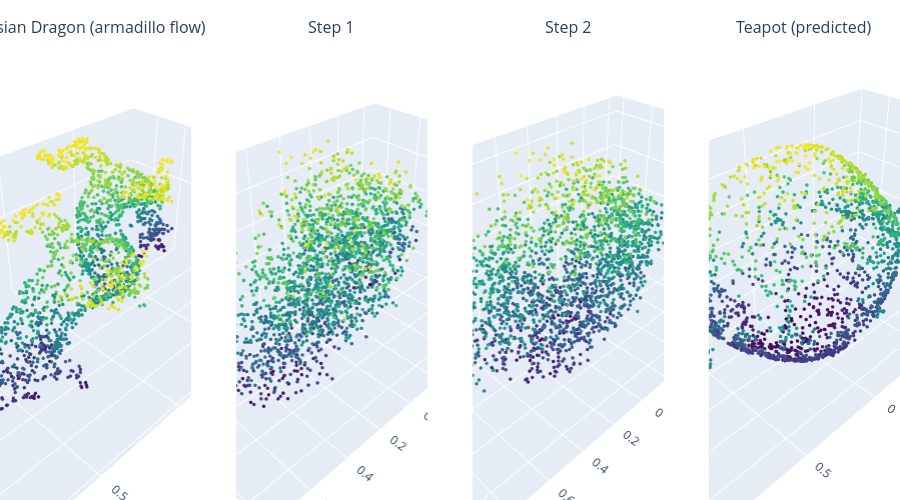

The notebook cell this image was saved under:
### Markdown cell above
---
### Rezultaty Asian Dragon -> Teapot

### Code cell
print("=== Asian Dragon → Teapot (all three flows) ===")
# pred_asian_bunny  = show_transition_from_npy(
#     ASIAN_DRAG_PATH,
#     RESULTS_DIR / "pred_asian_bunny.npy",
#     "Asian Dragon (bunny flow)"
# )
# pred_asian_dragon = show_transition_from_npy(
#     ASIAN_DRAG_PATH,
#     RESULTS_DIR / "pred_asian_dragon.npy",
#     "Asian Dragon (dragon flow)"
# )
pred_asian_armadillo = show_transition_from_npy(
    ASIAN_DRAG_PATH,
    RESULTS_DIR / "pred_asian_armadillo.npy",
    "Asian Dragon (armadillo flow)"
)

### Figure 1 — Plotly figure (JSON) as saved in the notebook; plotly's stock layout.template omitted (floating-point values rounded to 4 significant figures; data arrays with more than 128 entries replaced by an {"elided": "..."} marker saying what was removed)
{"data": [{"marker": {"color": {"elided": "2048 float values"}, "colorscale": [[0, "#440154"], [0.1111, "#482878"], [0.2222, "#3e4989"], [0.3333, "#31688e"], [0.4444, "#26828e"], [0.5556, "#1f9e89"], [0.6667, "#35b779"], [0.7778, "#6ece58"], [0.8889, "#b5de2b"], [1, "#fde725"]], "size": 2}, "mode": "markers", "scene": "scene", "showlegend": false, "type": "scatter3d", "x": {"elided": "2048 float values"}, "y": {"elided": "2048 float values"}, "z": {"elided": "2048 float values"}}, {"marker": {"color": {"elided": "2048 float values"}, "colorscale": [[0, "#440154"], [0.1111, "#482878"], [0.2222, "#3e4989"], [0.3333, "#31688e"], [0.4444, "#26828e"], [0.5556, "#1f9e89"], [0.6667, "#35b779"], [0.7778, "#6ece58"], [0.8889, "#b5de2b"], [1, "#fde725"]], "size": 2}, "mode": "markers", "scene": "scene2", "showlegend": false, "type": "scatter3d", "x": {"elided": "2048 float values"}, "y": {"elided": "2048 float values"}, "z": {"elided": "2048 float values"}}, {"marker": {"color": {"elided": "2048 float values"}, "colorscale": [[0, "#440154"], [0.1111, "#482878"], [0.2222, "#3e4989"], [0.3333, "#31688e"], [0.4444, "#26828e"], [0.5556, "#1f9e89"], [0.6667, "#35b779"], [0.7778, "#6ece58"], [0.8889, "#b5de2b"], [1, "#fde725"]], "size": 2}, "mode": "markers", "scene": "scene3", "showlegend": false, "type": "scatter3d", "x": {"elided": "2048 float values"}, "y": {"elided": "2048 float values"}, "z": {"elided": "2048 float values"}}, {"marker": {"color": {"elided": "2048 float values"}, "colorscale": [[0, "#440154"], [0.1111, "#482878"], [0.2222, "#3e4989"], [0.3333, "#31688e"], [0.4444, "#26828e"], [0.5556, "#1f9e89"], [0.6667, "#35b779"], [0.7778, "#6ece58"], [0.8889, "#b5de2b"], [1, "#fde725"]], "size": 2}, "mode": "markers", "scene": "scene4", "showlegend": false, "type": "scatter3d", "x": {"elided": "2048 float values"}, "y": {"elided": "2048 float values"}, "z": {"elided": "2048 float values"}}], "layout": {"annotations": [{"font": {"size": 16}, "showarrow": false, "text": "Asian Dragon (armadillo flow)", "x": 0.1062, "xanchor": "center", "xref": "paper", "y": 1, "yanchor": "bottom", "yref": "paper"}, {"font": {"size": 16}, "showarrow": false, "text": "Step 1", "x": 0.3688, "xanchor": "center", "xref": "paper", "y": 1, "yanchor": "bottom", "yref": "paper"}, {"font": {"size": 16}, "showarrow": false, "text": "Step 2", "x": 0.6313, "xanchor": "center", "xref": "paper", "y": 1, "yanchor": "bottom", "yref": "paper"}, {"font": {"size": 16}, "showarrow": false, "text": "Teapot (predicted)", "x": 0.8938, "xanchor": "center", "xref": "paper", "y": 1, "yanchor": "bottom", "yref": "paper"}], "height": 500, "margin": {"b": 0, "l": 0, "r": 0, "t": 40}, "scene": {"domain": {"x": [0, 0.2125], "y": [0, 1]}}, "scene2": {"domain": {"x": [0.2625, 0.475], "y": [0, 1]}}, "scene3": {"domain": {"x": [0.525, 0.7375], "y": [0, 1]}}, "scene4": {"domain": {"x": [0.7875, 1], "y": [0, 1]}}}}
